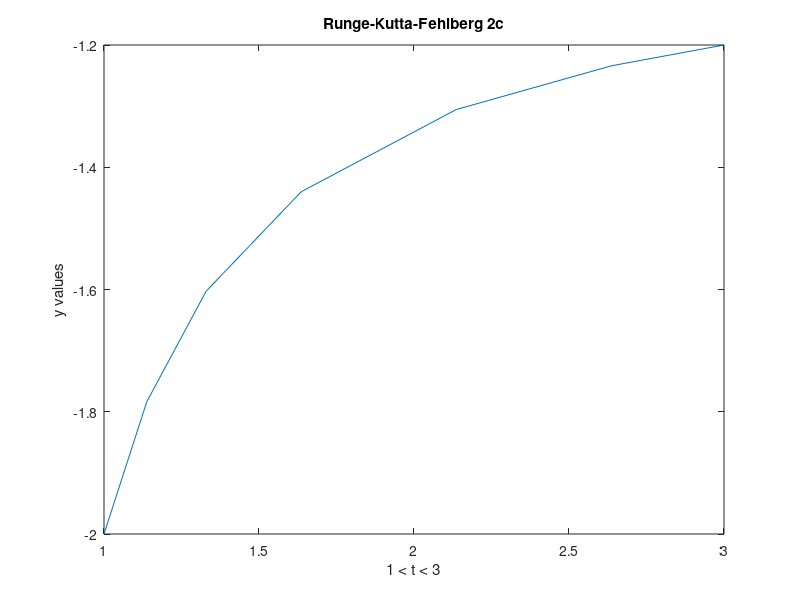
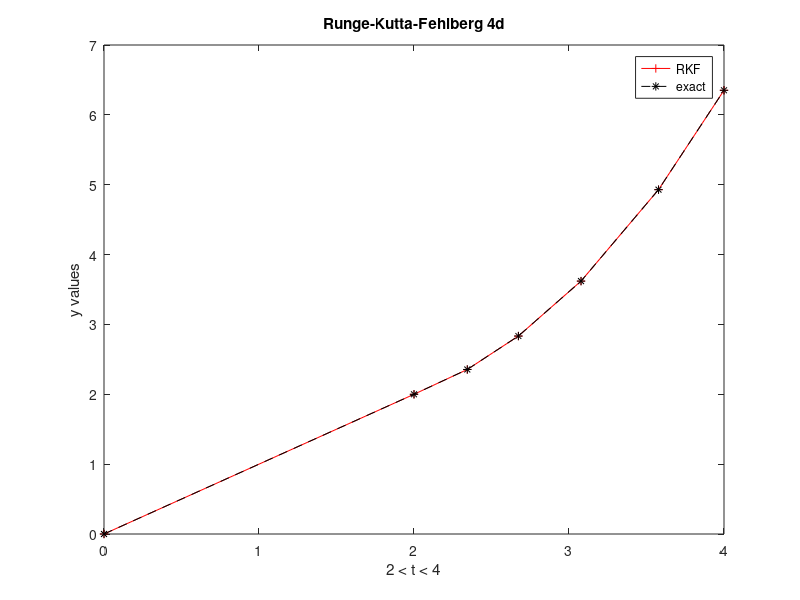
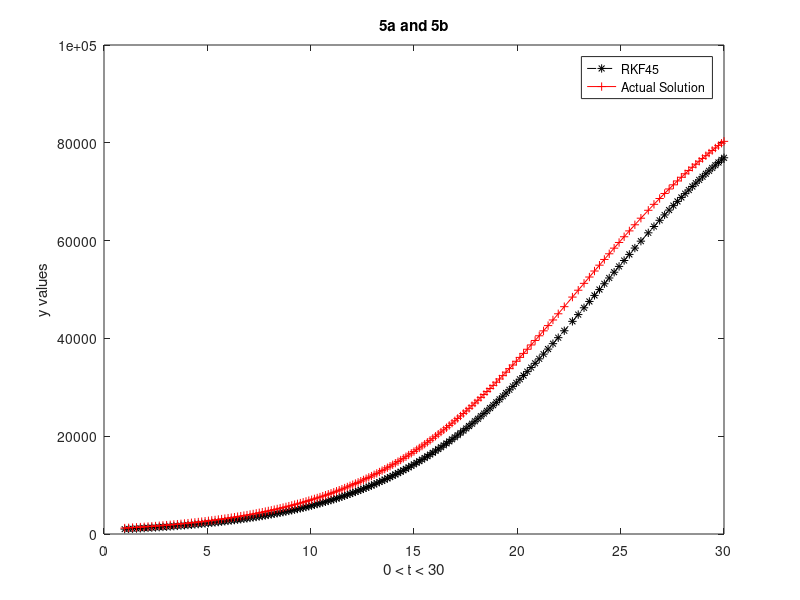

Write MATLAB code to recreate these figures, in order.
f = @(t, y)(y^2 + y)/t;
a = 1;
b = 3;
hmax = .5;
hmin = .02;
TOL = 10^-4;
i = 1;
t(i) = a;
w(i) = -2;





h = hmax;
FLAG = 1;

%Step 2:
while FLAG == 1
    %step 3
    
    k1 = h * f(t(i), w(i));
    k2 = h * f(t(i)+h/4 , w(i) + k1/4);
    k3 = h * f(t(i)+(3*h/8), w(i) + (3*k1/32) + (9*k2/32));
    k4 = h * f(t(i) + (12*h/13), w(i)+(1932*k1/2197) - (7200*k2/2197) + (7296*k3/2197));
    k5 = h * f(t(i)+h, w(i)+(439*k1/216)-8*k2 +(3680*k3/513) -(845*k4/4104));
    k6 = h * f(t(i) + h/2 , w(i) - (8*k1/27) +2*k2 - (3544*k3/2565) + (1859*k4/4104) - 11*k5/40);

    %step 4
    g = (k1/360)-(128*k3/4275)-(2197*k4/75240)+(k5/50)+(2*k6/55);
    R = (1/h) * abs(g);

    %step 5
    if R <= TOL
        %step 6
        t(i+1) = t(i)+h; %approx accepted, step forward
        w(i+1) = w(i) + (25*k1/216)+(1408*k3/2565)+(2197*k4/4104)-k5/5;
        i = i +1;
       
        
        
    end %step 7

    %step 8 
    d = .84*(TOL/R)^.25;

    %step 9 
    if d <= .1
        h = .1*h;

    elseif d >= 4
            h = 4*h;
    else
        h = d*h;
    end

    %step 10
    if h > hmax
        h = hmax;
    end

    %step 11
    if t(i) >= b
        FLAG = 0;
    elseif t(i) + h > b
        h = b - t(i);
    elseif h < hmin
        FLAG = 0;
    end
  %  i = i+1;

end
figure
plot(t, w);
title('Runge-Kutta-Fehlberg 2c');
xlabel('1 < t < 3');
ylabel('y values');
%% 4d
f2 = @(t2, y2)(-y2 + t2*y2^.5);

a2 = 2;
b2 = 4;
hmax2 = .5;
hmin2 = .05;
TOL2 = 10^-6;

%Step 1:
i = 2;
t2(i) = a2;
w2(i) = 2;
h2 = hmax2;
FLAG = 1;

%Step 2:
while FLAG == 1
    %step 3
    
    k1 = h2 * f2(t2(i), w2(i));
    k2 = h2 * f2(t2(i)+h2/4 , w2(i) + k1/4);
    k3 = h2 * f2(t2(i)+(3*h2/8), w2(i) + (3*k1/32) + (9*k2/32));
    k4 = h2 * f2(t2(i) + (12*h2/13), w2(i)+(1932*k1/2197) - (7200*k2/2197) + (7296*k3/2197));
    k5 = h2 * f2(t2(i)+h2, w2(i)+(439*k1/216)-8*k2 +(3680*k3/513) -(845*k4/4104));
    k6 = h2 * f2(t2(i) + h2/2 , w2(i) - (8*k1/27) +2*k2 - (3544*k3/2565) + (1859*k4/4104) - 11*k5/40);

    %step 4
    g = (k1/360)-(128*k3/4275)-(2197*k4/75240)+(k5/50)+(2*k6/55);
    R = (1/h2) * abs(g);

    %step 5
    if R <= TOL2
        %step 6
        t2(i+1) = t2(i)+h2; %approx accepted, step forward
        w2(i+1) = w2(i) + (25*k1/216)+(1408*k3/2565)+(2197*k4/4104)-k5/5;
        i = i +1;
       
        
        
    end %step 7

    %step 8 
    d = .84*(TOL2/R)^.25;

    %step 9 
    if d <= .1
        h2 = .1*h2;

    elseif d >= 4
            h2 = 4*h2;
    else
        h2 = d*h2;
    end

    %step 10
    if h2 > hmax2
        h2 = hmax2;
    end

    %step 11
    if t2(i) >= b2
        FLAG = 0;
    elseif t2(i) + h2 > b2
        h2 = b2 - t2(i);
    elseif h2 < hmin2
        FLAG = 0;
    end
  %  i = i+1;

end

%actual solution
for j = 2:length(t2)
    yexact(j) = (t2(j)-2+(2^.5)*exp(1)*exp(-t2(j)/2))^2;
end

figure
plot(t2, w2,' r+-','DisplayName','RKF');
hold on
title('Runge-Kutta-Fehlberg 4d');
xlabel('2 < t < 4');
ylabel('y values');
plot(t2, yexact,'k*-- ','DisplayName','exact');
legend
hold off
%% 5a, 5b
f3 = @(t, y1)(2*10^-6)*(100000-y1)*y1;
a3 = 1;
b3 = 30;
i = 1;
t3(i) = 1;
w3(i) = 1000;
hmax3 = .5;
hmin3 = .05; 
TOL3 = 10^-6;
h3 = hmax3;
FLAG = 1;

while FLAG == 1
    %step 3
    
    k1 = h3 * f3(t3(i), w3(i));
    k2 = h3 * f3(t3(i)+h3/4 , w3(i) + k1/4);
    k3 = h3 * f3(t3(i)+(3*h3/8), w3(i) + (3*k1/32) + (9*k2/32));
    k4 = h3 * f3(t3(i) + (12*h3/13), w3(i)+(1932*k1/2197) - (7200*k2/2197) + (7296*k3/2197));
    k5 = h3 * f3(t3(i)+h3, w3(i)+(439*k1/216)-8*k2 +(3680*k3/513) -(845*k4/4104));
    k6 = h3 * f3(t3(i) + h3/2 , w3(i) - (8*k1/27) +2*k2 - (3544*k3/2565) + (1859*k4/4104) - 11*k5/40);

    %step 4
    g = (k1/360)-(128*k3/4275)-(2197*k4/75240)+(k5/50)+(2*k6/55);
    R = (1/h3) * abs(g);

    %step 5
    if R <= TOL3
        %step 6
        t3(i+1) = t3(i)+h3; %approx accepted, step forward
        w3(i+1) = w3(i) + (25*k1/216)+(1408*k3/2565)+(2197*k4/4104)-k5/5;
        i = i +1;
       
        
        
    end %step 7

    %step 8 
    d = .84*(TOL3/R)^.25;

    %step 9 
    if d <= .1
        h3 = .1*h3;

    elseif d >= 4
            h3 = 4*h3;
    else
        h3 = d*h3;
    end

    %step 10
    if h3 > hmax3
        h3 = hmax3;
    end

    %step 11
    if t3(i) >= b3
        FLAG = 0;
    elseif t3(i) + h3 > b3
        h3 = b3 - t3(i);
    elseif h3 < hmin3
        FLAG = 0;
    end
  %  i = i+1;

end
m = 100000;
k = 2*10^-6;
c = 9.9*10^-4;
%actual solution, found by hand
for i=1:length(t3)
    yexact3(i) = ((1/m) + c*exp(-m*k*t3(i)))^-1;
end

%estimated value for t = 30
disp('Part 5a: ');
disp(w3(end));

%part b
figure
plot(t3, w3, 'k*--', 'DisplayName','RKF45');
hold on
plot(t3, yexact3, 'r+-', 'DisplayName', 'Actual Solution');
title('5a and 5b');
ylabel('y values');
xlabel('0 < t < 30');
legend
hold off






